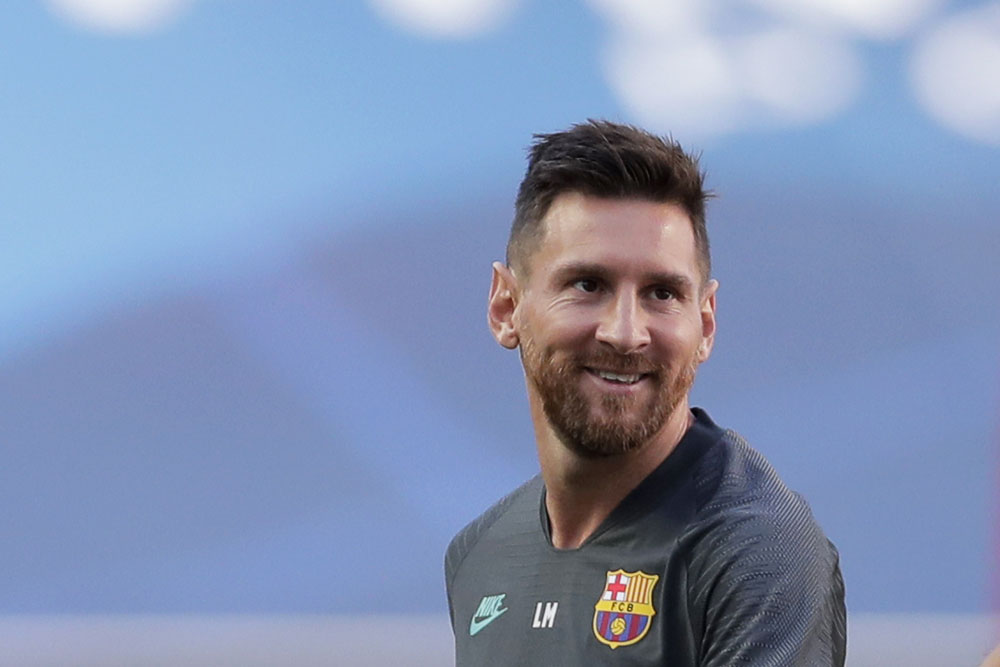
#> input picture model/test_images/messi_2.jpg, 1000 x 667 px
$ jupyter execute --allow-errors spc_model.ipynb   (shell and % lines are left out)
#> lines starting #> are read from the running program, lines starting #| are printed output that depends on the picture; after the words box and inside, x2 and y2 are one past the last pixel; in counts of white or black regions, pixels touching at a corner belong together
[cell 1]
import numpy as np
import cv2
import matplotlib
from matplotlib import pyplot as plt

[cell 2]
img = cv2.imread('./test_images/messi_2.jpg')
#> img is the input picture: shape (667, 1000, 3); mean B, G, R 180.4, 147.3, 130.9
img.shape #X,Y,RGB val dimension
#> Out = (667, 1000, 3)

[cell 3]
plt.imshow(img)

[cell 4]
grayimg = cv2.cvtColor(img,cv2.COLOR_BGR2GRAY)
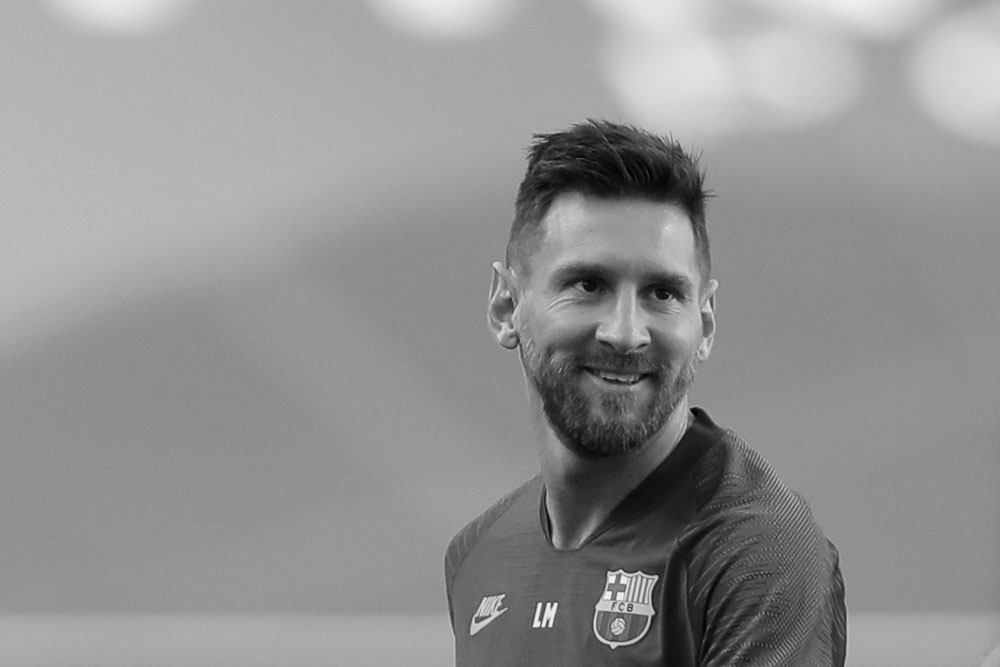
#> grayimg: shape (667, 1000); min 1, max 249, mean 146.2
grayimg.shape
#> Out = (667, 1000)

[cell 5]
plt.imshow(grayimg,cmap='gray')

[cell 6]
face_cascade = cv2.CascadeClassifier('./opencv/haarcascades/haarcascade_frontalface_default.xml')
eye_cascade = cv2.CascadeClassifier('./opencv/haarcascades/haarcascade_eye.xml')

faces = face_cascade.detectMultiScale(grayimg, 1.3, 5)
#> faces = [[514, 203, 221, 221]]
faces #one array as one face - X,Y of starting point of face,w,h
#> Out = [[514, 203, 221, 221]]

[cell 7]
(x,y,w,h) = faces[0]
#> x = 514; y = 203; w = 221; h = 221
x,y,w,h
#> Out = (514, 203, 221, 221)

[cell 8]
face_img = cv2.rectangle(img,(x,y),(x+w,y+h),(255,0,0),2)
plt.imshow(face_img)

[cell 9]
cv2.destroyAllWindows()
for (x,y,w,h) in faces:
    face_img = cv2.rectangle(img,(x,y),(x+w,y+h),(255,0,0),2)
    roi_gray = grayimg[y:y+h, x:x+w]
    roi_color = face_img[y:y+h, x:x+w]
    eyes = eye_cascade.detectMultiScale(roi_gray)
    for (ex,ey,ew,eh) in eyes:
        cv2.rectangle(roi_color,(ex,ey),(ex+ew,ey+eh),(0,255,0),2)
#> this loop made 1 pass
#> (x, y, w, h, eyes) on pass 1: (514, 203, 221, 221, [[116, 63, 55, 55], [40, 50, 63, 63]])
#> pass 1, `roi_gray = grayimg[y:y+h, x:x+w]`:
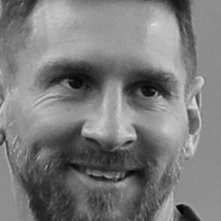
#> roi_gray: shape (221, 221); min 1, max 223, mean 123.2
#> pass 1, `roi_color = face_img[y:y+h, x:x+w]`:
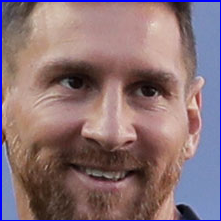
#> roi_color: shape (221, 221, 3); mean B, G, R 118.2, 112.7, 137.4
#> after the loop:
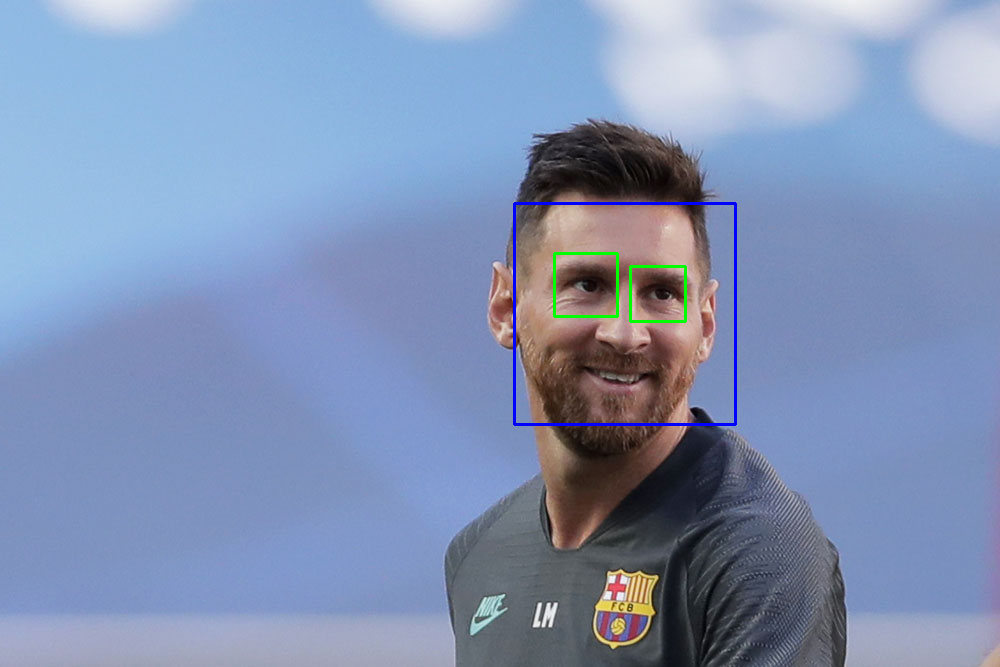
#> img: shape (667, 1000, 3); mean B, G, R 180.7, 147.1, 130
#> after the loop:
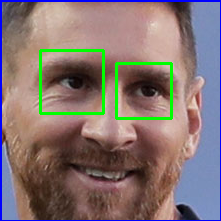
#> roi_color: shape (221, 221, 3); 2.88% of pixels changed, all inside (x1, y1, x2, y2) = (39, 49, 173, 120)


plt.figure()
plt.imshow(face_img, cmap='gray')
plt.show()

[cell 10]
plt.imshow(roi_color, cmap='gray')

#> (a cell that did not finish here is left out)

#> (a cell that did not finish here is left out)

#> (a cell that did not finish here is left out)

[cell 14]
path_to_data = "./dataset/"
path_to_cropped_data = "./dataset/cropped/"

[cell 15]
import os
img_dirs = []
for entry in os.scandir(path_to_data):
    if entry.is_dir():
        img_dirs.append(entry.path)

[cell 16]
img_dirs

[cell 17]
#Creating a cropped images folder to store all cropped images in
import shutil
if os.path.exists(path_to_cropped_data):
     shutil.rmtree(path_to_cropped_data)
os.mkdir(path_to_cropped_data)

[cell 18]
cropped_image_dirs = []
celebrity_file_names_dict = {}
#> (the rest of this cell did not finish here and is left out)

[cell 19]
#Feature Engineering - Wavelet Transform

[cell 20]
import numpy as np
import pywt
import cv2

def w2d(img, mode='haar', level=1):
    imArray = img
    #Datatype conversions
    #convert to grayscale
    imArray = cv2.cvtColor( imArray,cv2.COLOR_RGB2GRAY )
    #convert to float
    imArray =  np.float32(imArray)
    imArray /= 255;
    # compute coefficients
    coeffs=pywt.wavedec2(imArray, mode, level=level)

    #Process Coefficients
    coeffs_H=list(coeffs)
    coeffs_H[0] *= 0;

    # reconstruction
    imArray_H=pywt.waverec2(coeffs_H, mode);
    imArray_H *= 255;
    imArray_H =  np.uint8(imArray_H)

    return imArray_H

#> (a cell that did not finish here is left out)

[cell 22]
celebrity_file_names_dict = {}
for img_dir in cropped_image_dirs:
    celebrity_name = img_dir.split('/')[-1]
    file_list = []
    for entry in os.scandir(img_dir):
        file_list.append(entry.path)
    celebrity_file_names_dict[celebrity_name] = file_list
celebrity_file_names_dict

[cell 23]
class_dict = {}
count = 0
for celebrity_name in celebrity_file_names_dict.keys():
    class_dict[celebrity_name] = count
    count +=1
class_dict
